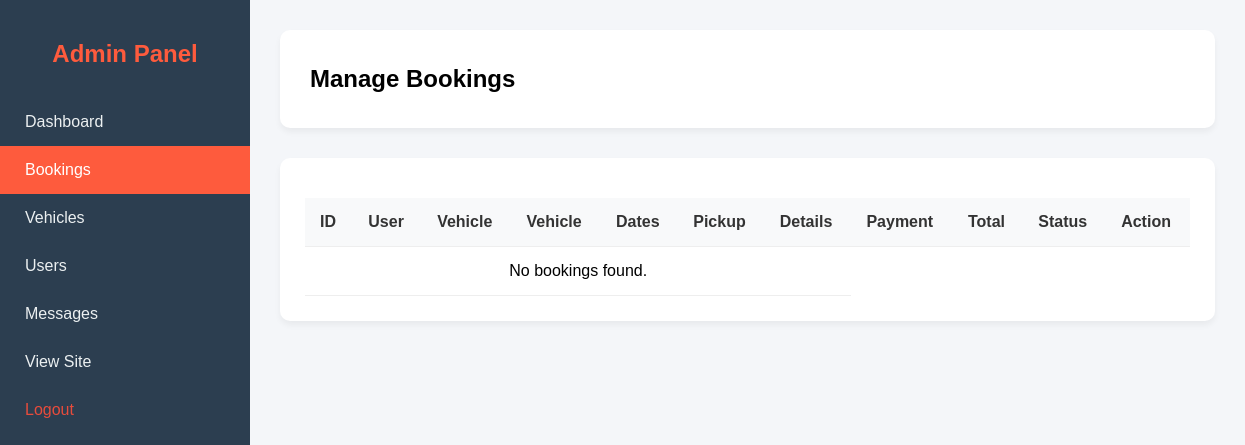
/pages/admin/manage_bookings.php (signed in), run on an earlier commit of the app's database.
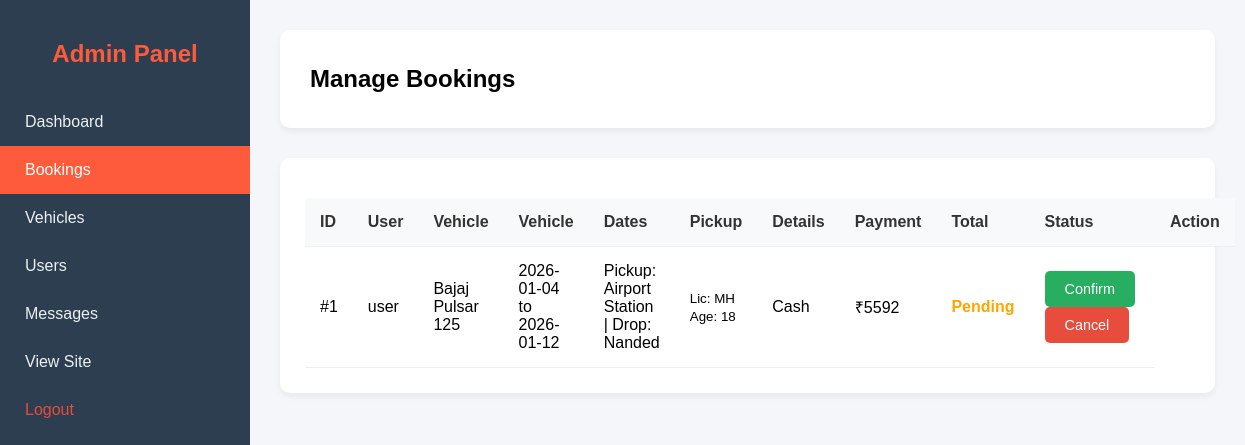
And on a later commit of the database.
### tables this page shows
CREATE TABLE bookings (
                id INTEGER PRIMARY KEY AUTOINCREMENT,
                user_id INTEGER NOT NULL,
                vehicle_id INTEGER NOT NULL,
                start_date DATE NOT NULL,
                end_date DATE NOT NULL,
                total_price REAL NOT NULL,
                status TEXT DEFAULT 'pending' CHECK(status IN ('pending', 'confirmed', 'completed', 'cancelled')),
                created_at DATETIME DEFAULT CURRENT_TIMESTAMP, pickup_location VARCHAR(100) DEFAULT 'Main Hub', driver_age INT DEFAULT 18, license_no VARCHAR(50) DEFAULT '', payment_method VARCHAR(20) DEFAULT 'Cash',
                FOREIGN KEY (user_id) REFERENCES users(id),
                FOREIGN KEY (vehicle_id) REFERENCES vehicles(id)
            );

CREATE TABLE users (
                id INTEGER PRIMARY KEY AUTOINCREMENT,
                username TEXT NOT NULL,
                email TEXT NOT NULL UNIQUE,
                password TEXT NOT NULL,
                phone TEXT,
                created_at DATETIME DEFAULT CURRENT_TIMESTAMP
            , role TEXT DEFAULT 'user');

CREATE TABLE vehicles (
                id INTEGER PRIMARY KEY AUTOINCREMENT,
                name TEXT NOT NULL,
                category TEXT NOT NULL CHECK(category IN ('bike', 'scooter', 'ebike')),
                price_per_day REAL NOT NULL,
                image TEXT NOT NULL,
                description TEXT,
                status TEXT DEFAULT 'available' CHECK(status IN ('available', 'maintenance', 'rented')),
                created_at DATETIME DEFAULT CURRENT_TIMESTAMP
            );

### pages/admin/manage_bookings.php (the view, shortened to what this page needs)
<?php
include '../../config/db.php';
?>
<!DOCTYPE html>
<html lang="en">
<head>
    <link rel="stylesheet" href="../../assets/css/admin.css">
</head>
<body>
    <?php include 'sidebar.php'; ?>
    <div class="admin-content">
        <div class="admin-topbar">
            <h2>Manage Bookings</h2>
        </div>
        <div class="admin-table-container">
            <table class="admin-table">
                <thead>
                    <tr>
                        <th>ID</th>
                        <th>User</th>
                        <th>Vehicle</th>
                        <th>Vehicle</th>
                        <th>Dates</th>
                        <th>Pickup</th>
                        <th>Details</th>
                        <th>Payment</th>
                        <th>Total</th>
                        <th>Status</th>
                        <th>Action</th>
                    </tr>
                </thead>
                <tbody>
                    <?php
                    $sql = "SELECT b.*, u.username, v.name as vehicle_name
                            FROM bookings b
                            JOIN users u ON b.user_id = u.id
                            JOIN vehicles v ON b.vehicle_id = v.id
                            ORDER BY b.created_at DESC";
                    try {
                        $stmt = $conn->query($sql);
                        $bookings = $stmt->fetchAll(PDO::FETCH_ASSOC);
                        if (count($bookings) > 0) {
                            foreach ($bookings as $row) {
                                $statusColor = 'orange';
                                echo "<tr>";
                                echo "<td>#{$row['id']}</td>";
                                echo "<td>{$row['username']}</td>";
                                echo "<td>{$row['vehicle_name']}</td>";
                                echo "<td>{$row['start_date']} <br>to<br> {$row['end_date']}</td>";
                                echo "<td>" . htmlspecialchars($row['pickup_location'] ?? '-') . "</td>";
                                echo "<td><small>Lic: " . htmlspecialchars($row['license_no'] ?? '-') . "<br>Age: " . htmlspecialchars($row['driver_age'] ?? '-') . "</small></td>";
                                echo "<td>" . htmlspecialchars($row['payment_method'] ?? '-') . "</td>";
                                echo "<td>₹{$row['total_price']}</td>";
                                echo "<td><span style='color: $statusColor; font-weight: bold;'>".ucfirst($row['status'])."</span></td>";
                                echo "<td>";
                                if ($row['status'] == 'pending') {
                                    echo "<a href='?action=confirmed&id={$row['id']}' class='btn-admin btn-success' style='margin-right:5px;'>Confirm</a>";
                                    echo "<a href='?action=cancelled&id={$row['id']}' class='btn-admin btn-danger'>Cancel</a>";
                                } elseif ($row['status'] == 'confirmed') {
                                    echo "<a href='?action=completed&id={$row['id']}' class='btn-admin btn-info'>Complete</a>";
                                } else {
                                    echo "-";
                                }
                                echo "</td>";
                                echo "</tr>";
                            }
                        } else {
                            echo "<tr><td colspan='7' style='text-align: center;'>No bookings found.</td></tr>";
                        }
                    } catch (PDOException $e) {
                         echo "<tr><td colspan='7'>Error loading bookings.</td></tr>";
                    }
                    ?>
                </tbody>
            </table>
        </div>
    </div>
</body>
</html>

### pages/admin/sidebar.php
<?php
function isActive($page) {
    return basename($_SERVER['PHP_SELF']) == $page . '.php' ? 'active' : '';
}
?>
<div class="admin-sidebar">
    <h2>Admin Panel</h2>
    <ul>
        <li><a href="dashboard.php" class="<?php echo isActive('dashboard'); ?>">Dashboard</a></li>
        <li><a href="manage_bookings.php" class="<?php echo isActive('manage_bookings'); ?>">Bookings</a></li>
        <li><a href="manage_vehicles.php" class="<?php echo isActive('manage_vehicles'); ?>">Vehicles</a></li>
        <li><a href="manage_users.php" class="<?php echo isActive('manage_users'); ?>">Users</a></li>
        <li><a href="messages.php" class="<?php echo isActive('messages'); ?>">Messages</a></li>
        <li><a href="../../index.php">View Site</a></li>
        <li><a href="../auth/logout.php" style="color: #e74c3c;">Logout</a></li>
    </ul>
</div>

### assets/css/admin.css (style rules this page uses)
:root { --sidebar-width: 250px; --header-height: 60px; --primary-color: #fe5b3d; --secondary-color: #2c3e50; --text-light: #ecf0f1; --bg-light: #f4f6f9; }
body { background-color: var(--bg-light); margin: 0; font-family: 'Poppins', sans-serif; }
.admin-sidebar { width: var(--sidebar-width); height: 100vh; background-color: var(--secondary-color); position: fixed; top: 0; left: 0; color: var(--text-light); padding-top: 20px; z-index: 1000; }
.admin-sidebar h2 { text-align: center; margin-bottom: 30px; font-size: 1.5rem; color: var(--primary-color); }
.admin-sidebar ul { list-style: none; padding: 0; }
.admin-sidebar ul li a { display: block; padding: 15px 25px; color: var(--text-light); text-decoration: none; transition: background 0.3s; font-size: 1rem; }
.admin-sidebar ul li a:hover, .admin-sidebar ul li a.active { background-color: var(--primary-color); color: white; }
.admin-content { margin-left: var(--sidebar-width); padding: 30px; min-height: 100vh; }
.admin-topbar { display: flex; justify-content: space-between; align-items: center; margin-bottom: 30px; background: white; padding: 15px 30px; border-radius: 10px; box-shadow: 0 4px 6px rgba(0, 0, 0, 0.05); }
.admin-table-container { background: white; padding: 25px; border-radius: 10px; box-shadow: 0 4px 6px rgba(0, 0, 0, 0.05); }
table.admin-table { width: 100%; border-collapse: collapse; margin-top: 15px; }
table.admin-table th, table.admin-table td { padding: 15px; text-align: left; border-bottom: 1px solid #eee; }
table.admin-table th { background-color: #f8f9fa; color: #333; font-weight: 600; }
.btn-admin { padding: 10px 20px; border-radius: 5px; text-decoration: none; font-size: 0.9rem; display: inline-block; cursor: pointer; border: none; }
.btn-success { background: #27ae60; color: white; }
.btn-danger { background: #e74c3c; color: white; }

What changed in the data, as far as the page shows it:
added bookings: id "1", user.username "user", vehicle.name "Bajaj Pulsar 125", start_date "2026-01-04", end_date "2026-01-12", pickup_location "Pickup: Airport Station | Drop: Nanded", license_no "MH", driver_age "18", payment_method "Cash", total_price "5592", status "Pending"
Also different on the page:
text no longer shown: "No bookings found."
